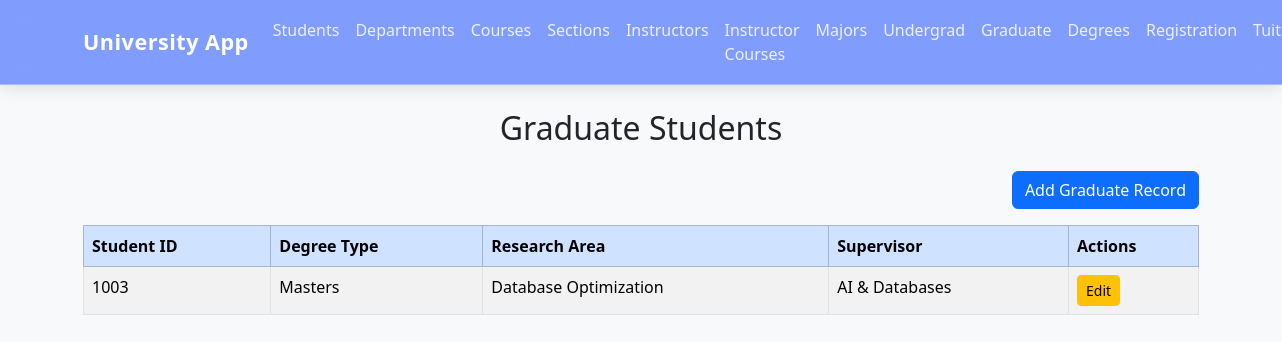
The page /graduate on the database its author committed.
### tables this page shows
CREATE TABLE Graduate (
    Student_ID INTEGER PRIMARY KEY,
    Degree_Type TEXT,
    Research_Area TEXT,
    Supervisor TEXT,
    FOREIGN KEY(Student_ID) REFERENCES Student(Student_ID)
);

### app.py (the view)
@app.route("/graduate")
def graduate():
    conn = get_db_connection()
    rows = conn.execute("SELECT * FROM Graduate").fetchall()
    conn.close()
    return render_template(
        "graduate.html",
        title="Graduate Students",
        grads=rows
    )

### app.py (called while the page is built)
def get_db_connection():
    conn = sqlite3.connect("university.db")
    conn.row_factory = sqlite3.Row
    return conn

### templates/graduate.html
{% extends "base.html" %}
{% block content %}
<h2 class="mb-4 text-center">Graduate Students</h2>
<div class="mb-3 text-end">
    <a href="/add-graduate" class="btn btn-primary">Add Graduate Record</a>
</div>
<table class="table table-striped table-bordered">
    <thead class="table-primary">
        <tr>
            <th>Student ID</th>
            <th>Degree Type</th>
            <th>Research Area</th>
            <th>Supervisor</th>
            <th style="width:130px;">Actions</th>
        </tr>
    </thead>
    <tbody>
        {% for g in grads %}
        <tr>
            <td>{{ g.Student_ID }}</td>
            <td>{{ g.Degree_Type }}</td>
            <td>{{ g.Research_Area }}</td>
            <td>{{ g.Supervisor }}</td>
            <td>
                <a href="/update-graduate/{{ g.Student_ID }}" class="btn btn-sm btn-warning">Edit</a>
            </td>
        </tr>
        {% endfor %}
    </tbody>
</table>
{% endblock %}

### rows shown on the page
Graduate: Student_ID "1003", Degree_Type "Masters", Research_Area "Database Optimization", Supervisor "AI & Databases"
